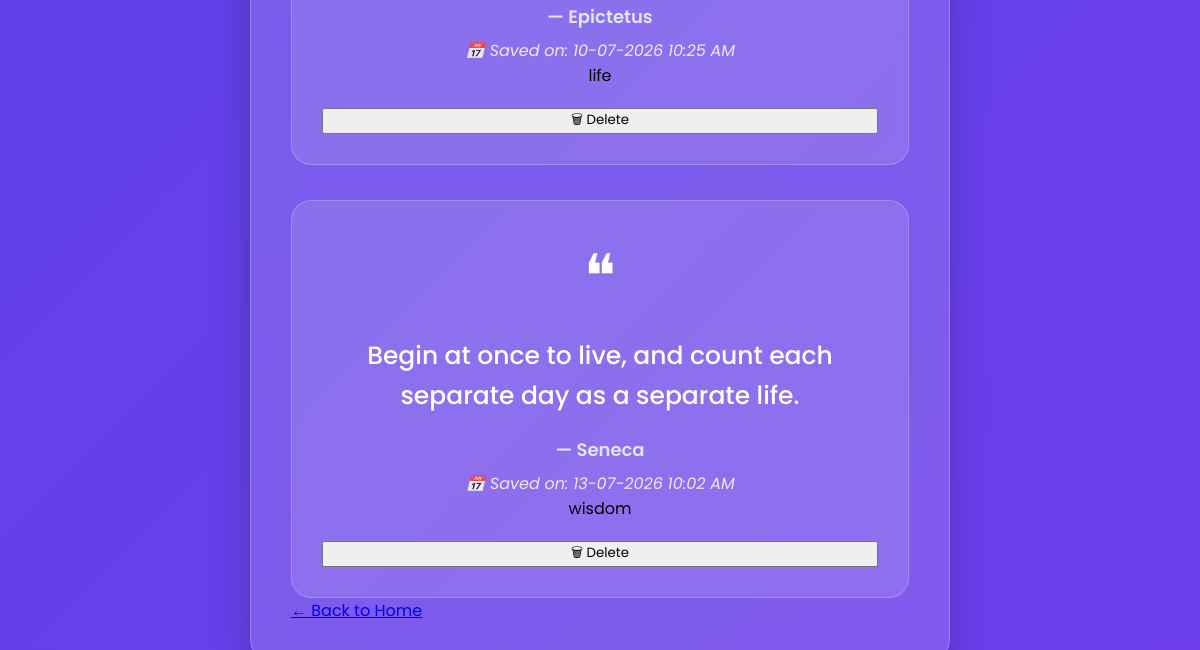
Before: /favorites (lower part) with the older database file.
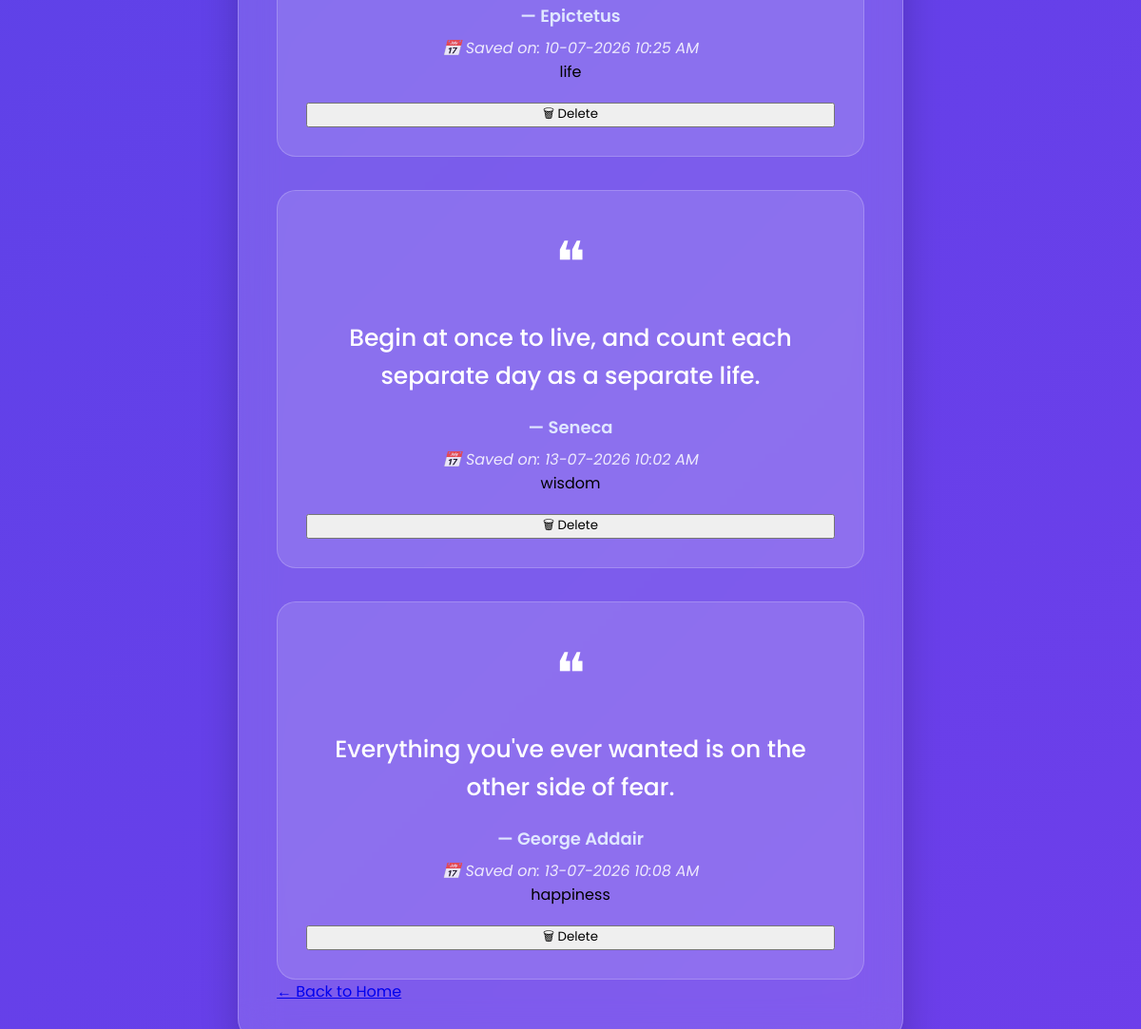
After: the same page with the newer database file.
### tables this page shows
CREATE TABLE favorites(

           id INTEGER PRIMARY KEY AUTOINCREMENT,

           quote TEXT NOT NULL,

           author TEXT NOT NULL,

          category TEXT NOT NULL,

          created_at TEXT NOT NULL
        );

### app.py (the view)
@app.route("/favorites")
def favorites():
    search = request.args.get("search", "")
    category = request.args.get("category", "all")
    quotes = filter_favorites(search, category)
    return render_template(
        "favorites.html",
        quotes=quotes,
        search=search,
        category=category,
        categories=categories
    )

### database.py (called while the page is built, shortened)
def filter_favorites(search, category):
    conn = sqlite3.connect("quotes.db")
    cursor = conn.cursor()
    query = """
        SELECT * FROM favorites
        WHERE 1=1
    """
    values = []
    if category and category != "all":
        query += " AND category = ?"
        values.append(category)
    cursor.execute(query, values)
    favorites = cursor.fetchall()
    conn.close()
    return favorites

### templates/favorites.html (shortened to what this page needs)
<!DOCTYPE html>
<html lang="en">
<head>
    <link rel="stylesheet" href="{{ url_for('static', filename='style.css') }}">
</head>
<body>
    <div class="container">
        <div class="card">
            {% if quotes %}
                {% for quote in quotes %}
                <div class="quote-box">
                    <div class="quote-icon">
                        ❝
                    </div>
                    <h2>
                        {{ quote[1] }}
                    </h2>
                    <h3>
                        — {{ quote[2] }}
                    </h3>
                    <p class="saved-date">
                       📅 Saved on: {{ quote[4] }}
                    </p>
                    <span class="category-badge">
                        {{ quote[3] }}
                    </span>
                    <form action="{{ url_for('delete', id=quote[0]) }}" method="POST" onsubmit="return confirm('Are you sure you want to delete this quote?')">
                      <button class="delete-btn" type="submit">
                         🗑 Delete
                      </button>
                    </form>
                </div>
                {% endfor %}
            {% endif %}
            <a href="{{ url_for('home') }}" class="back-btn">
                ← Back to Home
            </a>
        </div>
    </div>
</body>
</html>

### static/style.css (style rules this page uses)
* { margin:0; padding:0; box-sizing:border-box; font-family:"Poppins",sans-serif; }
body { min-height:100vh; display:flex; justify-content:center; align-items:center; overflow-x:hidden; background:linear-gradient(135deg,#4f46e5,#7c3aed,#0ea5e9); background-size:300% 300%; animation:gradientMove 12s ease infinite; padding:40px 20px; }
.container { width:100%; display:flex; justify-content:center; align-items:center; z-index:10; }
.card { width:100%; max-width:700px; padding:40px; border-radius:25px; background:rgba(255,255,255,.15); backdrop-filter:blur(20px); border:1px solid rgba(255,255,255,.25); box-shadow: 0 20px 40px rgba(0,0,0,.20); transition:.4s; }
form { display:flex; flex-direction:column; gap:18px; margin-top:20px; }
.quote-box { margin-top:35px; padding:30px; border-radius:20px; background:rgba(255,255,255,.12); border:1px solid rgba(255,255,255,.20); text-align:center; animation:fadeIn .5s ease; }
.quote-icon { font-size:60px; color:white; margin-bottom:15px; }
.quote-box h2 { color:white; font-size:25px; line-height:40px; font-weight:500; margin-bottom:20px; }
.quote-box h3 { color:#e0e7ff; font-weight:600; font-size:18px; }
.quote-box p { color:white; opacity:.85; font-size:16px; }
.quote-box { animation:fadeQuote .7s ease; transition:all .3s ease; cursor:default; }
.saved-date { margin-top: 8px; font-size: 14px; color: #bdbdbd; font-style: italic; }

Changed rows visible on the page:
added favorites: quote "Everything you've ever wanted is on the other side of fear.", author "George Addair", created_at "13-07-2026 10:08 AM", category "happiness"
